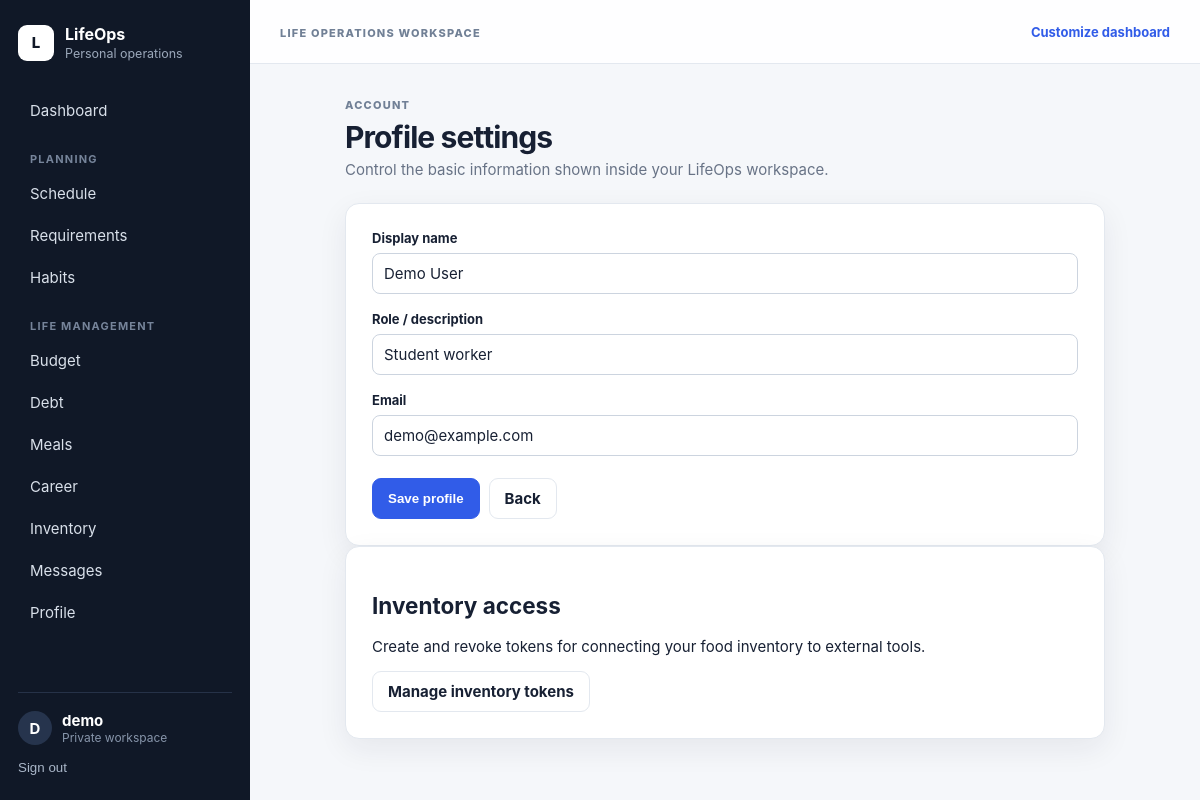
Before: /profile/ (signed in) with the older database file.
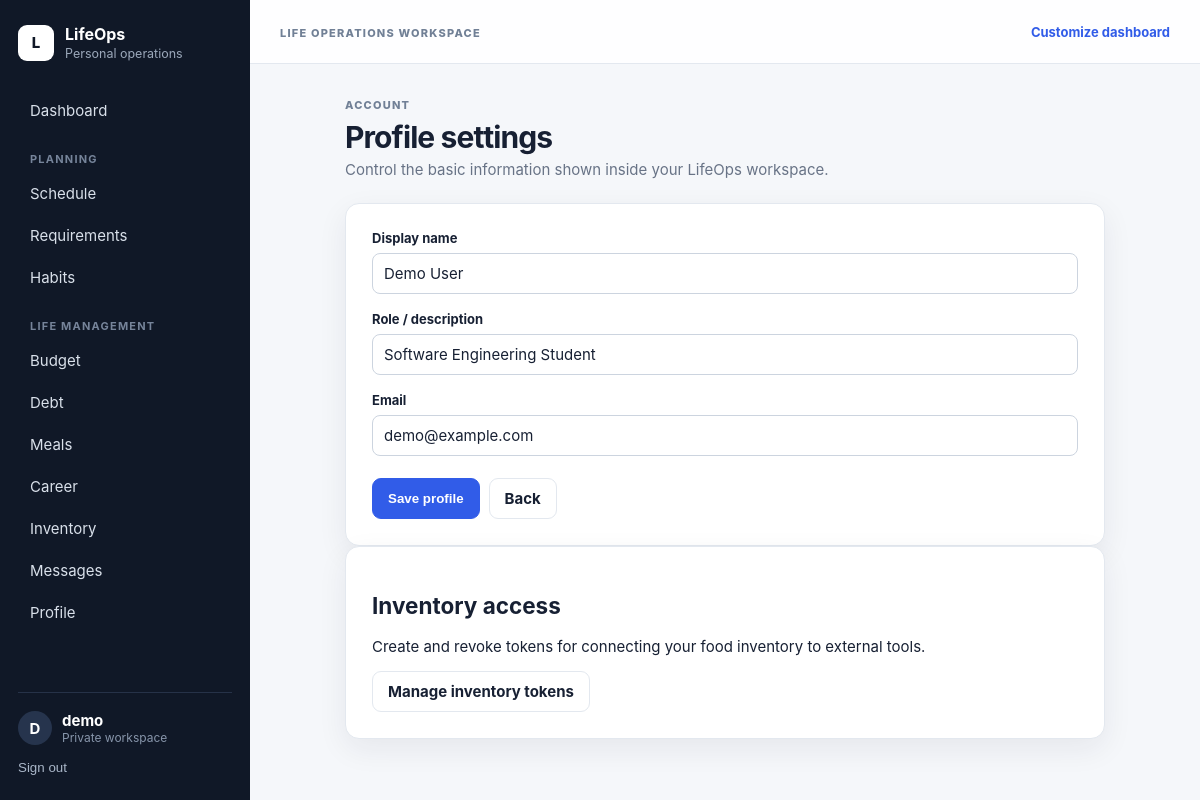
After: the same page with the newer database file.
### core/models.py (models this page shows, shortened)
class Profile(models.Model):
    user = models.OneToOneField(User, on_delete=models.CASCADE, related_name='profile')
    display_name = models.CharField(max_length=120, blank=True)
    role = models.CharField(max_length=120, blank=True)

### core/views.py (the view, shortened to what this page needs)
# urls.py: path('profile/',views.profile_settings,name='profile_settings'),
@login_required
def profile_settings(request):
    profile,_=Profile.objects.get_or_create(user=request.user,defaults={'display_name':request.user.username})
    return render(request,'core/profile_settings.html',{'profile':profile})

### core/templates/core/profile_settings.html (shortened to what this page needs)
{% extends 'core/base.html' %}
{% block content %}
<div class="narrow">
  <div class="page-heading">
    <div>
      <span class="eyebrow">Account</span>
      <h1>Profile settings</h1>
      <p>Control the basic information shown inside your LifeOps workspace.</p>
    </div>
  </div>
  <div class="panel form-panel">
    <form method="post">
      <div class="field">
        <label for="display-name">Display name</label>
        <input id="display-name" name="display_name"
               value="{{ profile.display_name }}" maxlength="120">
      </div>
      <div class="field">
        <label for="profile-role">Role / description</label>
        <input id="profile-role" name="role" value="{{ profile.role }}"
               maxlength="120" placeholder="Student, IT technician, household admin…">
      </div>
      <div class="field">
        <label for="profile-email">Email</label>
        <input id="profile-email" type="email" name="email" value="{{ user.email }}">
      </div>
      <div class="form-actions">
        <button class="btn primary" type="submit">Save profile</button>
        <a class="btn ghost" href="{% url 'dashboard' %}">Back</a>
      </div>
    </form>
  </div>
  <section class="panel form-panel" aria-labelledby="inventory-access-heading">
    <h2 id="inventory-access-heading">Inventory access</h2>
    <p>Create and revoke tokens for connecting your food inventory to external tools.</p>
    <a class="btn ghost" href="{% url 'inventory_tokens' %}">Manage inventory tokens</a>
  </section>
</div>
{% endblock %}

Changed rows visible on the page:
changed Profile "Demo User": role "Student worker" → "Software Engineering Student"
